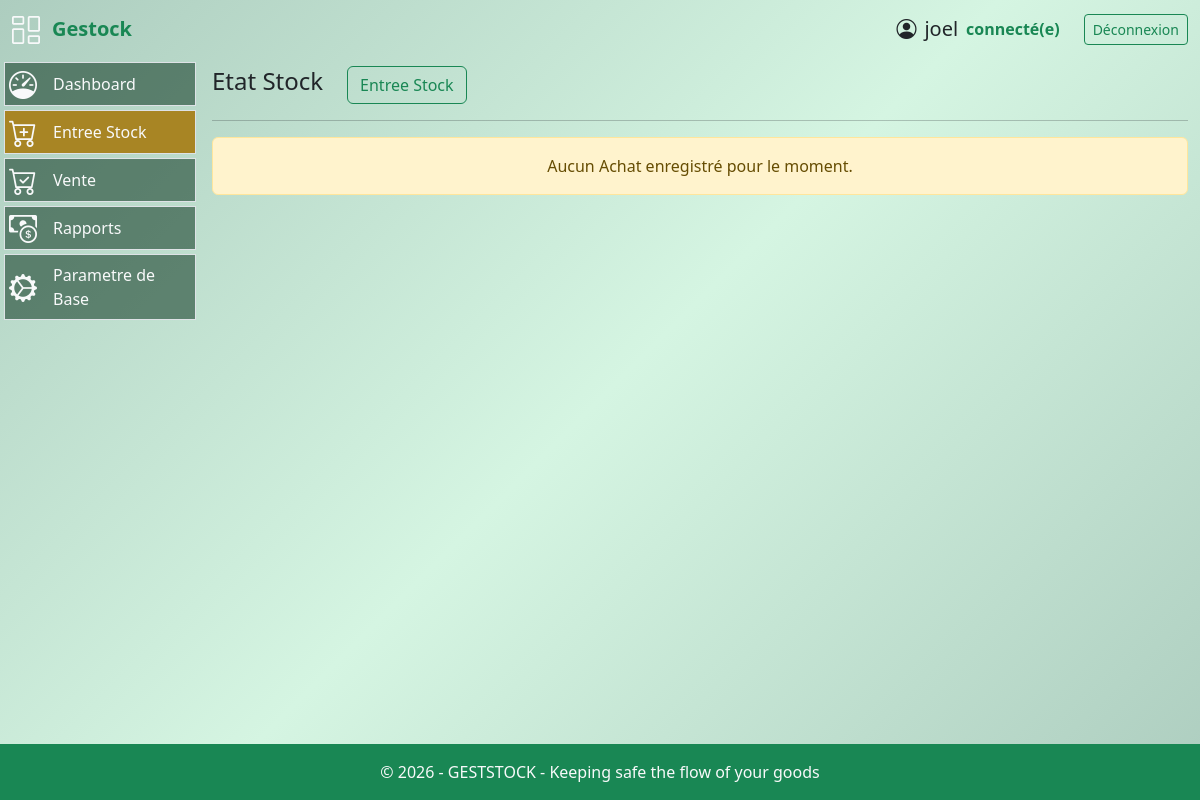
/entree/stock (signed in), run on an earlier commit of the app's database.
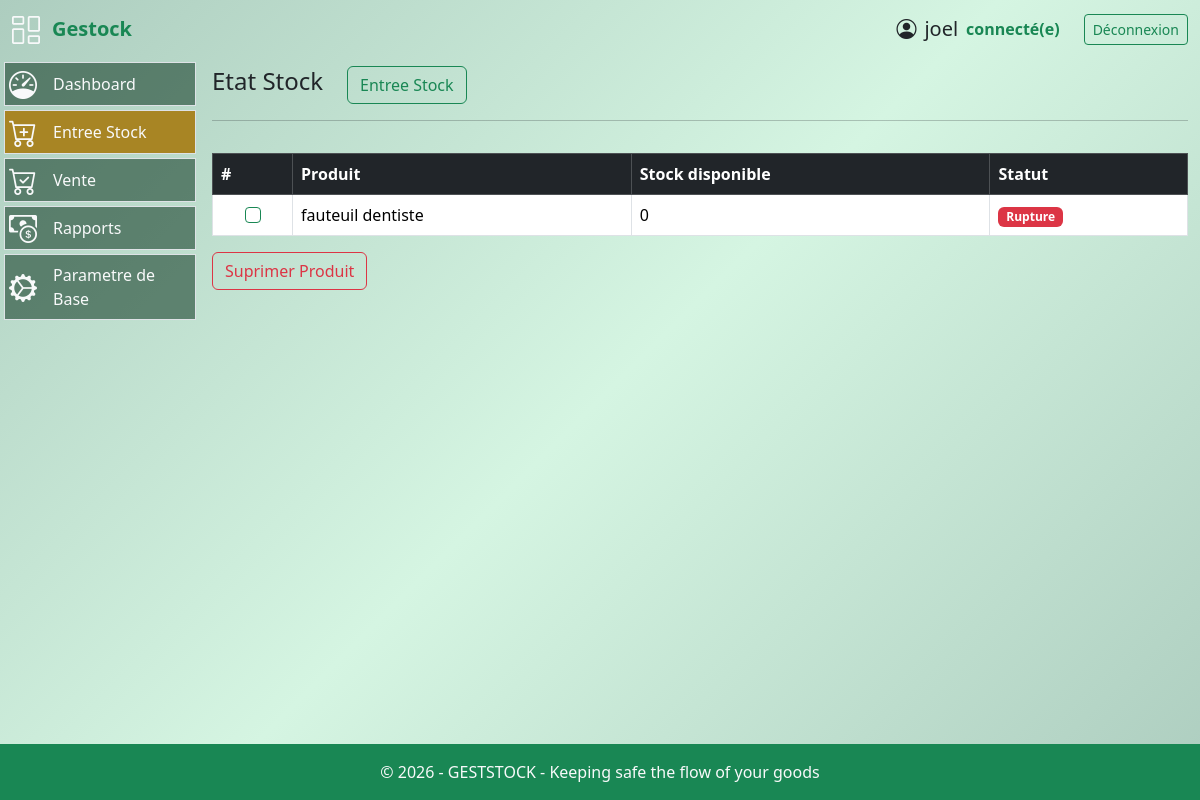
And on a later commit of the database.
### models.py (models this page shows, shortened)
class User(UserMixin, db.Model):
  id = db.Column(db.Integer, primary_key=True)
  username = db.Column(db.String(64), index=True, nullable=False)
  email = db.Column(db.String(120), unique=True, nullable=False)
  password_hash = db.Column(db.String(256))
  role = db.Column(db.String(20), nullable=False, default='operateur')
  joined_at = db.Column(db.DateTime(), default = datetime.now(timezone.utc), index = True)
  must_change_password = db.Column(db.Boolean, default=False)
  __table_args__ = (
      db.UniqueConstraint('email', name='uq_user_email'),
  )

class Produit(db.Model):
  id = db.Column(db.Integer, primary_key=True)
  nom_produit = db.Column(db.String(128), nullable=False,index=True)
  code_produit = db.Column(db.String(256), nullable=False, unique=True)
  description = db.Column(db.String(256), nullable=False)
  image = db.Column(db.String(255), nullable=True)
  stock = db.Column(db.Integer, default=0)

### routes.py (the view, shortened to what this page needs)
@app.route('/entree/stock', methods=['GET','POST'])
@login_required
@role_required("admin", "operateur")
def entree_stock():
    produits = Produit.query.order_by(Produit.nom_produit).all()
    return render_template("ajout_stock.html", produits=produits)

### routes.py (called while the page is built)
@app.after_request
def disable_cache(response):
    response.headers["Cache-Control"] = "no-store, no-cache, must-revalidate, private"
    response.headers["Pragma"] = "no-cache"
    response.headers["Expires"] = "0"
    return response

@login_manager.user_loader
def load_user(user_id):
    return User.query.get(int(user_id))

@app.context_processor
def utility_processor():
    def is_active(endpoint):
        return request.endpoint == endpoint
    return dict(is_active=is_active)

def role_required(*roles):
    def decorator(f):
        @wraps(f)
        def wrapped(*args, **kwargs):
            if not current_user.is_authenticated:
                abort(403)
            if current_user.role not in roles:
                abort(403)
            return f(*args, **kwargs)
        return wrapped
    return decorator

### templates/ajout_stock.html (shortened to what this page needs)
{% extends "base.html" %}
{% block content %}
<div class="py-2">
<div class="row">
    <div class="d-flex gap-4 align-items-center">
      <h4>Etat Stock</h4>
        <a class="btn btn-outline-success" data-bs-toggle="modal"
        data-bs-target="#addAchatModal">Entree Stock</a>
    </div>
</div>
<hr>
{% if produits %}
      <form action="{{ url_for('delete_produit_in_stock') }}" method="post">
    <div class="table-responsive" style="max-height: 330px; overflow-y: auto;">
         <table class="table table-bordered table-hover mt-3">
    <thead class="table-dark">
        <tr>
          <th>#</th>
            <th>Produit</th>
            <th>Stock disponible</th>
            <th>Statut</th>
        </tr>
    </thead>
    <tbody>
        {% for p in produits %}
        <tr>
            <td class="text-center align-middle">
              <input class="form-check-input border-success produit-checkbox"
              name="produit_stock_ids"
              type="checkbox" value="{{p.id}}">
            </td>
            <td>{{ p.nom_produit }}</td>
            <td>{{ p.stock }}</td>
            <td>
                {% if p.stock == 0 %}
                    <span class="badge bg-danger">Rupture</span>
                {% elif p.stock < 5 %}
                    <span class="badge bg-warning text-dark">Faible</span>
                {% else %}
                    <span class="badge bg-success">Disponible</span>
                {% endif %}
            </td>
        </tr>
        {% else %}
        <tr>
            <td colspan="4" class="text-center">
                Aucun produit en stock
            </td>
        </tr>
        {% endfor %}
    </tbody>
</table>
    </div>
    <button type="submit" class="btn btn-outline-danger"
      onclick="return confirm('Voulez-vous supprimer ce ou ces produits ?')">Suprimer Produit
    </button>
    </form>
</div>
{% else %}
<div class="alert alert-warning text-center">
        Aucun Achat enregistré pour le moment.
    </div>
{% endif %}
{% endblock %}

### templates/base.html (shortened to what this page needs)
<!DOCTYPE html>
<html lang="fr">
<head>
    <link rel="stylesheet" href="/static/style/styles.css">
    <link rel="stylesheet" href="{{ url_for('static', filename='css/bootstrap.min.css') }}">
    <link rel="stylesheet" href="{{ url_for('static', filename='style/styles.css') }}">
    <link rel="stylesheet" href="https://cdn.jsdelivr.net/npm/bootstrap-icons@1.11.3/font/bootstrap-icons.css">
</head>
<body class="d-flex flex-column min-vh-100 bg-gradient-success">
    <header class="container-fluid py-2">
        <div class="row align-items-between">
            <div class="col-2 gap-2 d-flex align-items-center">
                    <i class="bi bi-columns-gap text-light fs-3"></i>
                <span class="fs-5 px-1 fw-semibold text-success">
                    Gestock
                </span>
            </div>
            <div class="col-10 d-flex gap-4 justify-content-end align-items-center">
                {% if current_user.is_authenticated %}
                    <div class="d-flex justify-content-end align-items-center ">
                        <span class="fs-5 d-flex justify-content-end mx-2 align-items-center">
                            <i class="bi bi-person-circle fs-5 mx-2"></i>
                            {{ current_user.username }}
                        </span>
                        <span class="fs-6 fw-semibold text-success">connecté(e)</span>
                    </div>
                    <div>
                        <a href="{{ url_for('logout') }}" class="btn btn-sm btn-outline-success">
                            Déconnexion
                        </a>
                    </div>
                {% endif %}
            </div>
        </div>
    </header>
    <main class="container-fluid flex-fill">
            <div class="row">
                {% if current_user.is_authenticated %}
                {% if request.path.startswith('/gestion_materiel') %}
                <nav class="col-3 col-md-2 p-1">
                            {% set active_pages = ['paiement', 'produit', 'client', 'dashboard', 'transaction', 'facture', 'stock', 'user'] %}
                        <ul class="nav flex-column gap-1">
                            {% if current_user.role in ["admin","operateur"] %}
                            <li class="nav-item  px-1  {{ 'active bg-nav2' if is_active('gestion_materiel/client') else '' }}
                                bg-nav-hover bg-nav border d-flex flex-fill justify-content-start align-items-center">
                                <i class="bi bi-person-standing text-light fs-3"></i>
                                <a class="nav-link active text-light" href="{{ url_for('client') }}">Gestion Clients</a>
                            </li>
                            <li class="{{ 'active bg-nav2' if is_active('gestion_materiel/add_produit') else '' }} nav-item bg-nav-hover bg-nav px-1 border d-flex flex-fill justify-content-start align-items-center">
                                <i class="bi bi-bag-fill text-light fs-3"></i>
                                <a class="nav-link text-light" href="{{url_for('produit')}}">Gestion Produits</a>
                            </li>
                            {% endif %}
                            {% if current_user.role == "admin" %}
                            <li class="{{ 'bg-nav2' if is_active('gestion_materiel/compagnie') else '' }} nav-item bg-nav-hover bg-nav px-1 border d-flex flex-fill justify-content-start align-items-center">
                                <i class="bi bi-building fs-3 text-light"></i>
                                <a class="nav-link text-light" href="{{url_for('compagnie')}}">Ma Compagnie</a>
                            </li>
                            <li class="{{ 'bg-nav2' if is_active('gestion_materiel/user') else '' }} nav-item bg-nav-hover bg-nav px-1 border d-flex flex-fill justify-content-start align-items-center">
                                <i class="bi bi-people fs-3 text-light"></i>
                                <a class="nav-link text-light" href="{{url_for('user')}}">Gestion Utilisateurs</a>
                            </li>
                            {% endif %}
                            {% if current_user.role in ["admin","operateur"] %}
                            <li class="nav-item bg-nav-hover bg-nav px-1 border d-flex flex-fill justify-content-start align-items-center">
                                <i class="bi bi-arrow-left-square-fill text-light fs-3"></i>
                                {% if current_user.role == "admin" %}
                                <a class="nav-link text-light"  href="{{url_for('dashboard')}}">Retour</a>
                                {% else %}
                                <a class="nav-link text-light"  href="{{url_for('entree_stock')}}">Retour</a>
                                {% endif %}
                            </li>
                            {% endif %}
                        </ul>
                    </nav>
                    {% else %}
                    <nav class="col-3 col-md-2 p-1">
                        <ul class="nav flex-column gap-1">
                            {% if current_user.role == "admin" %}
                            <li class=" {{ 'bg-nav2' if is_active('dashboard') else '' }} nav-item bg-nav-hover bg-nav px-1 border d-flex flex-fill justify-content-start align-items-center">
                                <i class="bi bi-speedometer text-light fs-3"></i>
                                <a class="nav-link active text-light" href="{{ url_for('dashboard') }}">Dashboard</a>
                            </li>
                            {% endif %}
                            {% if current_user.role in ["admin","operateur"] %}
                            <li class="{{ 'bg-nav2' if is_active('entree_stock') else '' }} nav-item bg-nav-hover bg-nav px-1 border d-flex flex-fill justify-content-start align-items-center">
                                <i class="bi-cart-plus text-light fs-3"></i>
                                <a class="nav-link text-light" href="{{url_for('entree_stock')}}">Entree Stock</a>
                            </li>
                            {% endif %}
                            {% if current_user.role == "admin" %}
                            <li class="{{ 'bg-nav2' if is_active('liste_transactions_en_cours') else '' }} nav-item bg-nav-hover bg-nav px-1 border d-flex flex-fill justify-content-start align-items-center">
                                <i class="bi-cart-check text-light fs-3"></i>
                                <a class="nav-link text-light" href="{{url_for('nouvelle_vente')}}">Vente</a>
                            </li>
                            <li class="{{ 'bg-nav2' if is_active('rapport') else '' }} nav-item bg-nav-hover bg-nav px-1 border d-flex flex-fill justify-content-start align-items-center">
                                <i class="bi bi-cash-coin text-light fs-3"></i>
                                <a class="nav-link text-light" href="{{url_for('rapport')}}">Rapports</a>
                            </li>
                            {% endif %}
                            {% if current_user.role in ["admin","operateur"] %}
                            <li class="nav-item bg-nav-hover bg-nav px-1 border d-flex flex-fill justify-content-start align-items-center">
                                <i class="bi bi-gear-wide-connected text-light fs-3"></i>
                                <a class="nav-link text-light" href="{{url_for('client')}}">Parametre de Base</a>
                            </li>
                            {% endif %}
                        </ul>
                    </nav>
                    {% endif %}
                 {% endif %}
                  <section class="{% if current_user.is_authenticated %}col-9 col-md-10{% else %}col-12{% endif %}">
                     {% block content %}{% endblock %}
                  </section>
             </div>
    </main>
    <footer class="bg-success text-light text-center py-3 mt-auto">
        <p class="mb-0">© 2026 - GESTSTOCK - Keeping safe the flow of your goods </p>
    </footer>
</body>
</html>

### static/style/styles.css (style rules this page uses)
body,html { height: 100%; }
.bg-gradient-success { background: linear-gradient(135deg, #adcdbf, #d5f5e2, #adcdbf); }
.bg-nav { background-color: #113a248f; }
.bg-nav2 { background-color: #a88524; }

What changed in the data, as far as the page shows it:
added Produit: nom_produit "fauteuil dentiste", stock "0", shows "Rupture"
Also different on the page:
text no longer shown: "Aucun Achat enregistré pour le moment."
text now shown: "# Produit Stock disponible Statut Suprimer Produit"
